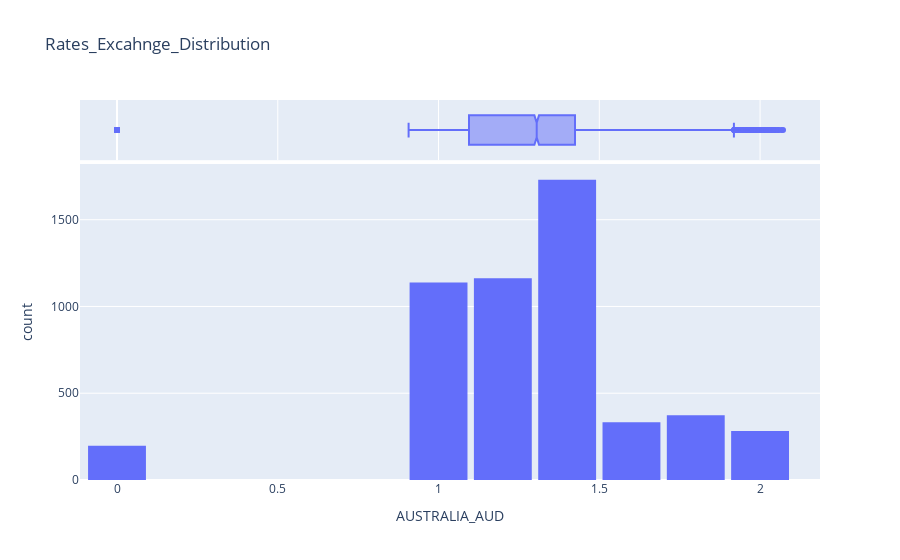

Notebook code for this chart:
### Markdown cell above
The disstribution of Time_Series is the dataset is almost uniform for all countries. The uniform distribution might arise from the fact that there isn't a big variation in the Exchange rates for all the countries.

### Code cell
fig = px.histogram(Rates, 
                   x = 'AUSTRALIA_AUD',
                   marginal = 'box',
                   nbins = 20,
                   title = 'Rates_Excahnge_Distribution')
fig.update_layout(bargap = 0.1)
fig.show()

### Figure 1 — Plotly figure (JSON) as saved in the notebook; plotly's stock layout.template omitted (floating-point values rounded to 4 significant figures; data arrays with more than 128 entries replaced by an {"elided": "..."} marker saying what was removed)
{"data": [{"alignmentgroup": "True", "bingroup": "x", "hovertemplate": "AUSTRALIA_AUD=%{x}<br>count=%{y}<extra></extra>", "legendgroup": "", "marker": {"color": "#636efa", "pattern": {"shape": ""}}, "name": "", "nbinsx": 20, "offsetgroup": "", "orientation": "v", "showlegend": false, "type": "histogram", "x": {"elided": "5217 float values"}, "xaxis": "x", "yaxis": "y"}, {"alignmentgroup": "True", "hovertemplate": "AUSTRALIA_AUD=%{x}<extra></extra>", "legendgroup": "", "marker": {"color": "#636efa"}, "name": "", "notched": true, "offsetgroup": "", "showlegend": false, "type": "box", "x": {"elided": "5217 float values"}, "xaxis": "x2", "yaxis": "y2"}], "layout": {"bargap": 0.1, "barmode": "relative", "legend": {"tracegroupgap": 0}, "title": {"text": "Rates_Excahnge_Distribution"}, "xaxis": {"anchor": "y", "domain": [0, 1], "title": {"text": "AUSTRALIA_AUD"}}, "xaxis2": {"anchor": "y2", "domain": [0, 1], "matches": "x", "showgrid": true, "showticklabels": false}, "yaxis": {"anchor": "x", "domain": [0, 0.8316], "title": {"text": "count"}}, "yaxis2": {"anchor": "x2", "domain": [0.8416, 1], "matches": "y2", "showgrid": false, "showline": false, "showticklabels": false, "ticks": ""}}}
